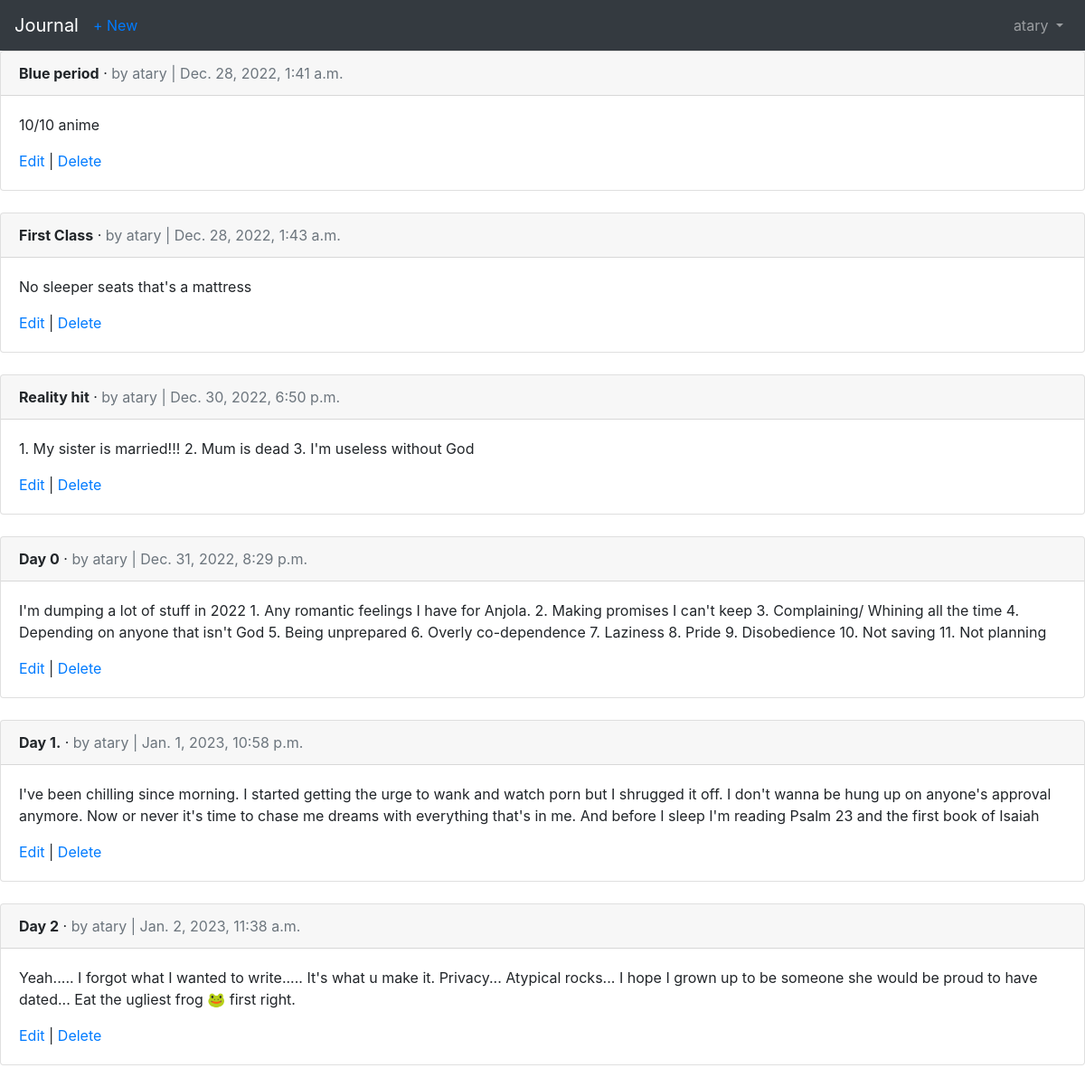
The page /articles/ (signed in) on the database as committed earlier.
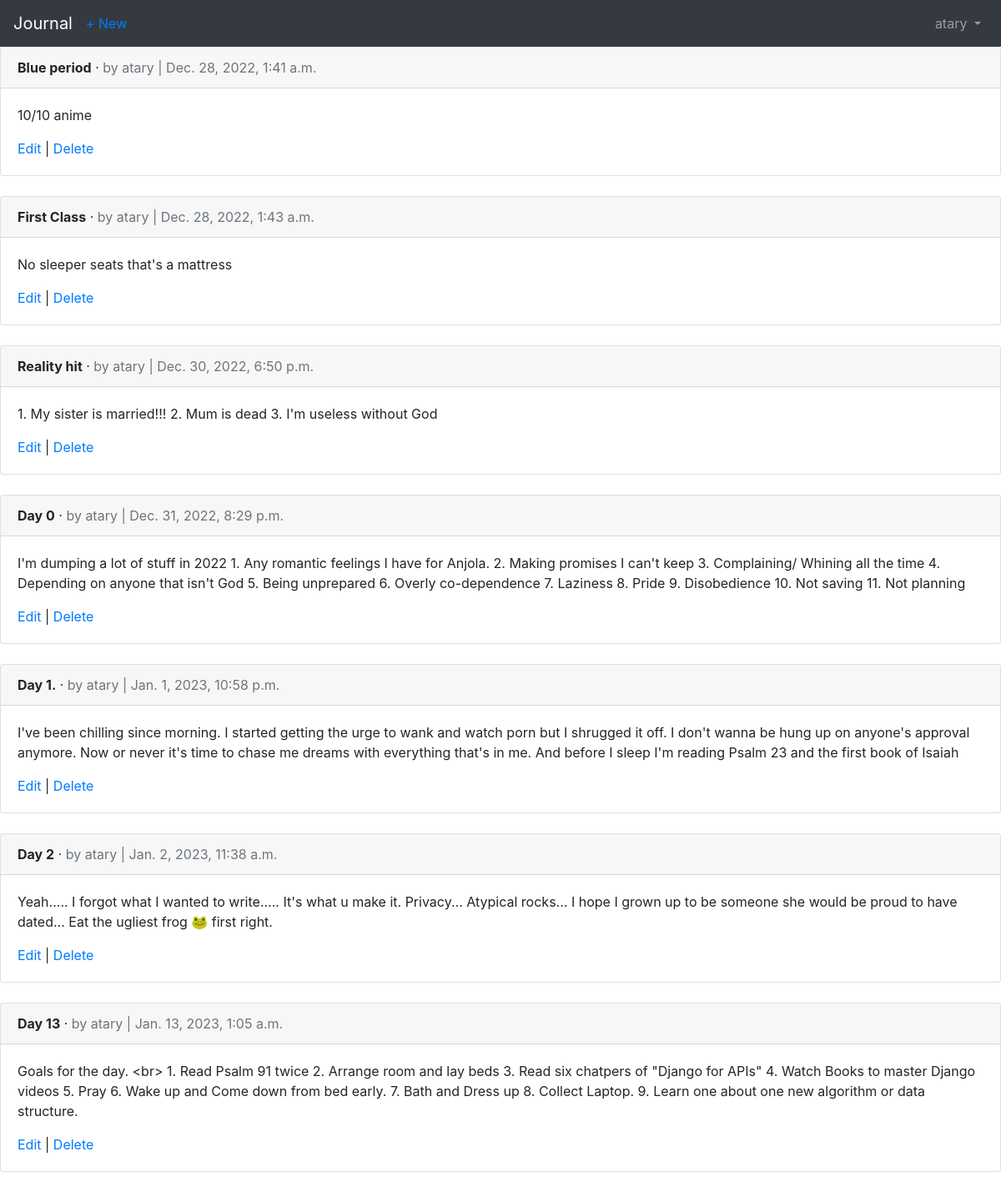
The same page on the database as committed later.
### articles/models.py (models this page shows, shortened)
class Article(models.Model):
	title = models.CharField(max_length=255)
	body = models.TextField()
	date = models.DateTimeField(auto_now_add=True)
	author = models.ForeignKey(
	get_user_model()
	,on_delete=models.CASCADE,
	)

### accounts/models.py (models this page shows)
class CustomUser(AbstractUser):
	age = models.PositiveIntegerField(null=True, blank=True)

### articles/views.py (the view)
# urls.py: path('', ArticleListView.as_view(), name='article_list'),
class ArticleListView(LoginRequiredMixin,
ListView):
	model = Article
	template_name = 'article_list.html'

### templates/article_list.html (shortened to what this page needs)
{% extends 'base.html' %}
{% block content %}
{% for article in object_list %}
<div class="card">
<div class="card-header">
<span class="font-weight-bold">{{ article.title }}</span> &middot;
<span class="text-muted">by {{ article.author }}
| {{ article.date }}</span>
</div>
<div class="card-body">
<p>{{ article.body }}</p>
<a href="{% url 'article_edit' article.pk %}">Edit</a> |
<a href="{% url 'article_delete' article.pk %}">Delete</a>
</div>
</div>
<br />
{% endfor %}
{% endblock content %}

Rows that differ between the two databases and show on the page:
added Article: title "Day 13", author "atary", date "Jan. 13, 2023, 1:05 a.m.", body "Goals for the day. <br> 1. Read Psalm 91 twice 2. Arrange room and lay beds 3. Read six chatpers of \"Django for APIs\" 4. Watch Books to master Django videos 5. Pray 6. Wake up and Come down from bed early. 7. Bath and Dress up 8. Collect Laptop. 9. Learn one about one new algorithm or data structure."
